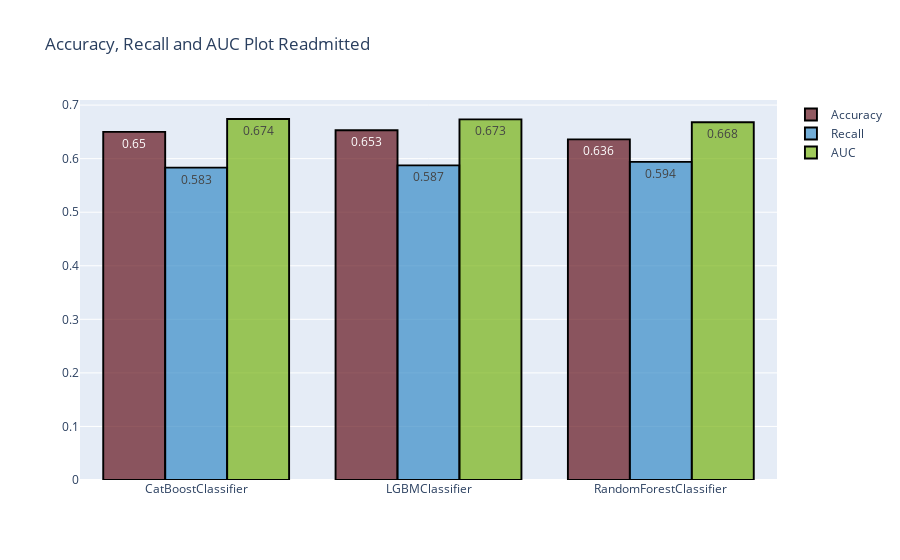

Notebook code cell kept with this figure:
### Code cell
import plotly.graph_objs as go

trace1=go.Bar(
                x=test_result.index,
                y=test_result.accuracy,
                name="Accuracy",
                marker= dict(color = 'rgba(100, 20, 30, 0.7)',
                            line=dict(color='rgb(0,0,0)',width=1.9)),
                text=round(test_result.accuracy,3),textposition='auto')
trace2=go.Bar(
                x=test_result.index,
                y=test_result.recall,
                name="Recall",
                marker=dict(color = 'rgba(56, 140, 200, 0.7)',
                           line=dict(color='rgb(0,0,0)',width=1.9)),
                text=round(test_result.recall,3),textposition='auto')
trace3=go.Bar(
                x=test_result.index,
                y=test_result.auc,
                name="AUC",
                marker=dict(color = 'rgba(120, 180, 20, 0.7)',
                           line=dict(color='rgb(0,0,0)',width=1.9)),
                text=round(test_result.auc,3),textposition='auto')

edit_df=[trace1,trace2,trace3]
layout = { 'barmode':'group',
           'title_text':'Accuracy, Recall and AUC Plot Readmitted' }

fig= go.Figure(data=edit_df,layout=layout)
#plt.savefig('graph.png')
fig.show()

### Figure 1 — Plotly figure (JSON) as saved in the notebook; plotly's stock layout.template omitted (floating-point values rounded to 4 significant figures)
{"data": [{"marker": {"color": "rgba(100, 20, 30, 0.7)", "line": {"color": "rgb(0,0,0)", "width": 1.9}}, "name": "Accuracy", "text": [0.65, 0.653, 0.636], "textposition": "auto", "type": "bar", "x": ["CatBoostClassifier", "LGBMClassifier", "RandomForestClassifier"], "y": [0.65, 0.6529, 0.6359]}, {"marker": {"color": "rgba(56, 140, 200, 0.7)", "line": {"color": "rgb(0,0,0)", "width": 1.9}}, "name": "Recall", "text": [0.583, 0.587, 0.594], "textposition": "auto", "type": "bar", "x": ["CatBoostClassifier", "LGBMClassifier", "RandomForestClassifier"], "y": [0.5833, 0.5874, 0.5939]}, {"marker": {"color": "rgba(120, 180, 20, 0.7)", "line": {"color": "rgb(0,0,0)", "width": 1.9}}, "name": "AUC", "text": [0.674, 0.673, 0.668], "textposition": "auto", "type": "bar", "x": ["CatBoostClassifier", "LGBMClassifier", "RandomForestClassifier"], "y": [0.674, 0.6733, 0.6678]}], "layout": {"barmode": "group", "title": {"text": "Accuracy, Recall and AUC Plot Readmitted"}}}
